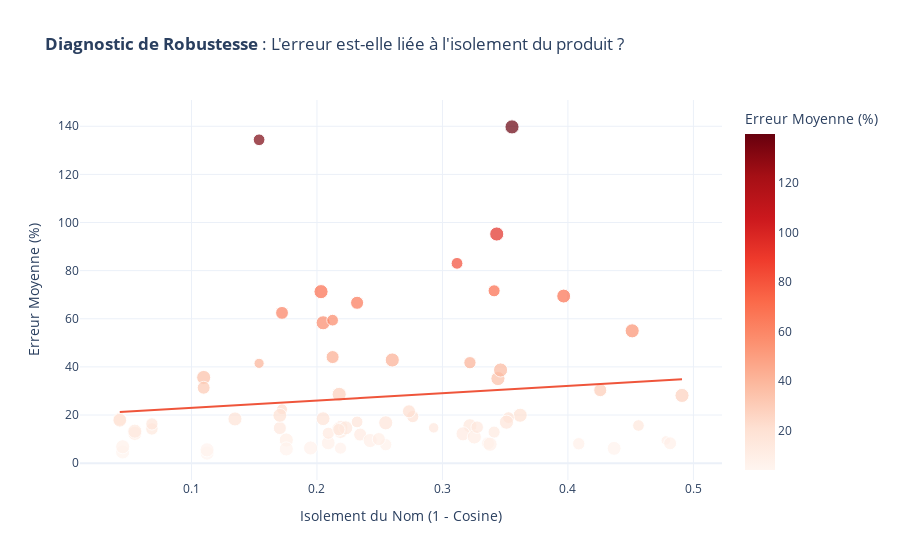

The cell this chart's notebook holds for it:
### Code cell
import plotly.express as px

fig_bubble = px.scatter(
    df_lopo, 
    x="Distance_Semantique", 
    y="Erreur_Relative_Pct",
    size="Volume_Voisinage", 
    color="Erreur_Relative_Pct",
    hover_name="Produit",
    size_max=10,
    color_continuous_scale="Reds",
    trendline="ols",
    title="<b>Diagnostic de Robustesse</b> : L'erreur est-elle liée à l'isolement du produit ?",
    labels={"Distance_Semantique": "Isolement du Nom (1 - Cosine)", "Erreur_Relative_Pct": "Erreur Moyenne (%)"},
    template="plotly_white"
)
fig_bubble.show()

### Figure 1 — Plotly figure (JSON) as saved in the notebook; plotly's stock layout.template omitted (floating-point values rounded to 4 significant figures)
{"data": [{"hovertemplate": "<b>%{hovertext}</b><br><br>Isolement du Nom (1 - Cosine)=%{x}<br>Erreur Moyenne (%)=%{marker.color}<br>Volume_Voisinage=%{marker.size}<extra></extra>", "hovertext": ["Avoine ", "Blé tendre ", "Concentré protéique de luzerne ", "Coproduits de biscuiterie ", "Coques de soja ", "Corn gluten feed ", "Corn gluten meal ", "Drêches de blé de distillerie, amidon < 7 % ", "Drêches de blé de distillerie, amidon > 7 % ", "Farine basse de blé tendre ", "Farine de poisson (toutes) ", "Farine de viande (toutes) ", "Féverole à fleurs blanches ", "Gluten feed de blé, type 20% amidon ", "Graine de lin ", "Graine de soja extrudée ", "Graine de tournesol ", "Lupin générique ", "Luzerne déshydratée, générique ", "Maïs ", "Manioc, amidon 70-74 % ", "Orge ", "Pois ", "Pois chiche, type Kabuli ", "Pulpe d'agrumes déshydratée ", "Pulpe de betterave déshydratée ", "Radicelles d'orge de brasserie déshydratées ", "Remoulage de blé tendre (tous) ", "Seigle ", "Son de blé tendre ", "Sorgho ", "Tourteau d'arachide, huile < 5 %, cellulose brute > 9 % ", "Tourteau de colza, huile < 5 % ", "Tourteau de colza, huile 5-20 % ", "Tourteau de coprah, huile 5-20% ", "Tourteau de germes de maïs, huile < 5 % ", "Tourteau de germes de maïs, huile 5-20 % ", "Tourteau de lin, huile > 5 % ", "Tourteau de palmiste, huile 5-20% ", "Tourteau de soja, huile < 5 %, 48 % protéine + huile ", "Tourteau de soja, huile < 5 %, 50 % protéine + huile ", "Tourteau de tournesol, huile < 5 %, décortiqué ", "Tourteau de tournesol, huile < 5 %, non décortiqué ", "Triticale ", "Riz", "Drêches de maïs de distillerie avec solubles, déshydratées, huile < 6 %, protéines < 30 %", "Drêches de maïs de distillerie avec solubles, déshydratées, huile > 6 %", "Farine fourragère de maïs", "Germes de maïs", "Son de maïs", "Coques de sarrasin", "Drêches d'orge de brasserie déshydratées", "Farine basse de riz", "Son de riz, huile < 5 %", "Son de riz, huile > 5 %", "Graine de colza", "Graine de coton", "Grignon d'olive", "Tourteau de coton, huile < 5 %", "Tourteau de coton, huile 5-20 %", "Tourteau de tournesol, huile > 5 %", "Amidon de maïs", "Marc ou pulpe de raisin déshydraté", "Mélasse de canne ou de betterave", "Vinasse de levurerie", "Concentré protéique de soja", "Farine de gousse de caroube", "Levure de brasserie déshydratée", "Paille de blé", "Lactosérum écrèmé déshydraté (doux ou acide)", "Lactosérum réengraissé", "Poudre de lait entier", "Farine de plumes"], "legendgroup": "", "marker": {"color": [83.03, 6.221, 41.74, 15.53, 30.34, 6.296, 35.14, 4.651, 6.811, 13.2, 14.58, 28.14, 8.058, 9.619, 8.409, 19.9, 19.34, 18.92, 69.43, 11.88, 12.18, 9.42, 7.658, 10.87, 18.47, 41.47, 22.38, 9.394, 9.987, 14.99, 12.9, 14.13, 12.4, 13.28, 42.87, 14.21, 16.3, 12.44, 28.58, 4.175, 5.524, 18.24, 17.82, 6.146, 8.256, 14.66, 13.93, 5.896, 17.13, 14.95, 71.26, 62.44, 95.22, 35.61, 31.34, 18.37, 21.54, 71.61, 8.244, 7.857, 17.02, 66.64, 58.32, 134.4, 139.7, 16.75, 38.71, 14.67, 54.98, 44.08, 59.41, 15.64, 19.86], "coloraxis": "coloraxis", "size": [209, 220, 226, 298, 257, 300, 300, 300, 299, 300, 257, 299, 230, 300, 283, 297, 222, 206, 290, 257, 300, 137, 226, 298, 288, 156, 179, 298, 257, 287, 221, 299, 300, 299, 300, 234, 228, 222, 300, 300, 300, 284, 284, 289, 251, 299, 228, 300, 209, 235, 300, 248, 300, 298, 251, 299, 256, 219, 251, 300, 300, 257, 297, 207, 300, 300, 299, 164, 298, 255, 207, 204, 290], "sizemode": "area", "sizeref": 3, "symbol": "circle"}, "mode": "markers", "name": "", "orientation": "v", "showlegend": false, "type": "scatter", "x": [0.3116, 0.2188, 0.3219, 0.3219, 0.4258, 0.1949, 0.3442, 0.04519, 0.04519, 0.2188, 0.1704, 0.4909, 0.4086, 0.1756, 0.209, 0.3619, 0.2764, 0.3526, 0.3966, 0.2344, 0.3164, 0.478, 0.2548, 0.3254, 0.2049, 0.1539, 0.1721, 0.2424, 0.2493, 0.2192, 0.3412, 0.2174, 0.05487, 0.05487, 0.26, 0.06848, 0.06848, 0.209, 0.2177, 0.1124, 0.1124, 0.04288, 0.04288, 0.4368, 0.4814, 0.223, 0.2174, 0.1756, 0.232, 0.3277, 0.2032, 0.1721, 0.3433, 0.1097, 0.1097, 0.1347, 0.2733, 0.3412, 0.3363, 0.338, 0.351, 0.232, 0.2049, 0.1539, 0.3554, 0.2548, 0.3463, 0.293, 0.4512, 0.2125, 0.2125, 0.4562, 0.1704], "xaxis": "x", "y": [83.03, 6.221, 41.74, 15.53, 30.34, 6.296, 35.14, 4.651, 6.811, 13.2, 14.58, 28.14, 8.058, 9.619, 8.409, 19.9, 19.34, 18.92, 69.43, 11.88, 12.18, 9.42, 7.658, 10.87, 18.47, 41.47, 22.38, 9.394, 9.987, 14.99, 12.9, 14.13, 12.4, 13.28, 42.87, 14.21, 16.3, 12.44, 28.58, 4.175, 5.524, 18.24, 17.82, 6.146, 8.256, 14.66, 13.93, 5.896, 17.13, 14.95, 71.26, 62.44, 95.22, 35.61, 31.34, 18.37, 21.54, 71.61, 8.244, 7.857, 17.02, 66.64, 58.32, 134.4, 139.7, 16.75, 38.71, 14.67, 54.98, 44.08, 59.41, 15.64, 19.86], "yaxis": "y"}, {"hovertemplate": "<b>OLS trendline</b><br>Erreur_Relative_Pct = 30.4215 * Distance_Semantique + 19.9335<br>R<sup>2</sup>=0.016144<br><br>Isolement du Nom (1 - Cosine)=%{x}<br>Erreur Moyenne (%)=%{y} <b>(trend)</b><extra></extra>", "legendgroup": "", "marker": {"symbol": "circle"}, "mode": "lines", "name": "", "showlegend": false, "type": "scatter", "x": [0.04288, 0.04288, 0.04519, 0.04519, 0.05487, 0.05487, 0.06848, 0.06848, 0.1097, 0.1097, 0.1124, 0.1124, 0.1347, 0.1539, 0.1539, 0.1704, 0.1704, 0.1721, 0.1721, 0.1756, 0.1756, 0.1949, 0.2032, 0.2049, 0.2049, 0.209, 0.209, 0.2125, 0.2125, 0.2174, 0.2174, 0.2177, 0.2188, 0.2188, 0.2192, 0.223, 0.232, 0.232, 0.2344, 0.2424, 0.2493, 0.2548, 0.2548, 0.26, 0.2733, 0.2764, 0.293, 0.3116, 0.3164, 0.3219, 0.3219, 0.3254, 0.3277, 0.3363, 0.338, 0.3412, 0.3412, 0.3433, 0.3442, 0.3463, 0.351, 0.3526, 0.3554, 0.3619, 0.3966, 0.4086, 0.4258, 0.4368, 0.4512, 0.4562, 0.478, 0.4814, 0.4909], "xaxis": "x", "y": [21.24, 21.24, 21.31, 21.31, 21.6, 21.6, 22.02, 22.02, 23.27, 23.27, 23.35, 23.35, 24.03, 24.61, 24.61, 25.12, 25.12, 25.17, 25.17, 25.27, 25.27, 25.86, 26.12, 26.17, 26.17, 26.29, 26.29, 26.4, 26.4, 26.55, 26.55, 26.56, 26.59, 26.59, 26.6, 26.72, 26.99, 26.99, 27.07, 27.31, 27.52, 27.69, 27.69, 27.84, 28.25, 28.34, 28.85, 29.41, 29.56, 29.73, 29.73, 29.83, 29.9, 30.17, 30.21, 30.31, 30.31, 30.38, 30.41, 30.47, 30.61, 30.66, 30.75, 30.94, 32.0, 32.36, 32.89, 33.22, 33.66, 33.81, 34.48, 34.58, 34.87], "yaxis": "y"}], "layout": {"coloraxis": {"colorbar": {"title": {"text": "Erreur Moyenne (%)"}}, "colorscale": [[0, "rgb(255,245,240)"], [0.125, "rgb(254,224,210)"], [0.25, "rgb(252,187,161)"], [0.375, "rgb(252,146,114)"], [0.5, "rgb(251,106,74)"], [0.625, "rgb(239,59,44)"], [0.75, "rgb(203,24,29)"], [0.875, "rgb(165,15,21)"], [1, "rgb(103,0,13)"]]}, "legend": {"itemsizing": "constant", "tracegroupgap": 0}, "title": {"text": "<b>Diagnostic de Robustesse</b> : L'erreur est-elle liée à l'isolement du produit ?"}, "xaxis": {"anchor": "y", "domain": [0, 1], "title": {"text": "Isolement du Nom (1 - Cosine)"}}, "yaxis": {"anchor": "x", "domain": [0, 1], "title": {"text": "Erreur Moyenne (%)"}}}}
